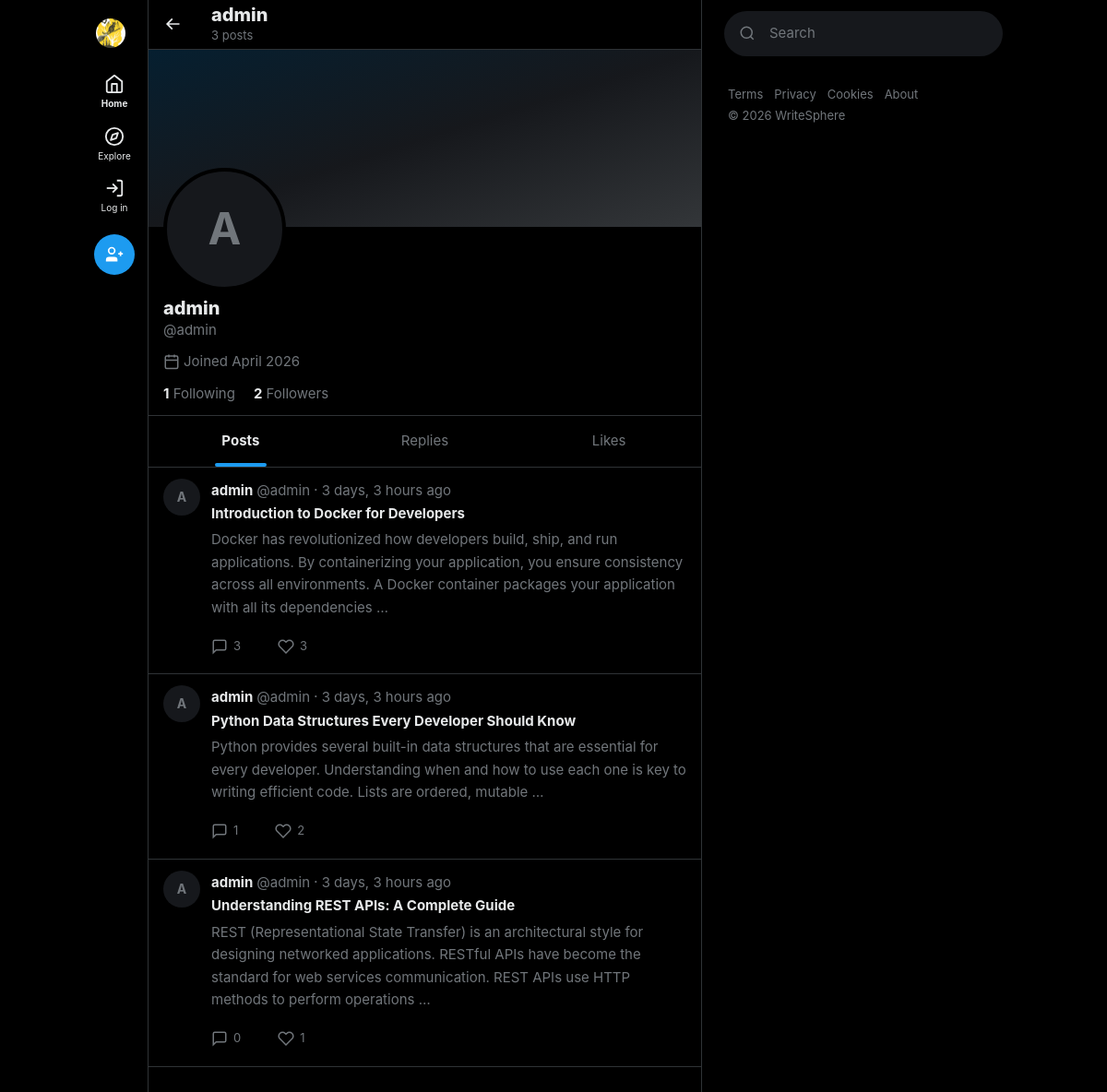
/users/profile/admin/, run on the app's committed database.
### users/models.py (models this page shows, shortened)
class User(AbstractUser):
    class Role(models.TextChoices):
        ADMIN = 'admin', 'Admin'
        AUTHOR = 'author', 'Author'
        READER = 'reader', 'Reader'
    role = models.CharField(
        max_length=10,
        choices=Role.choices,
        default=Role.READER,
        help_text='User role determines permissions.',
    )
    bio = models.TextField(max_length=500, blank=True, default='')
    avatar = models.ImageField(
        upload_to='avatars/%Y/%m/',
        blank=True,
        null=True,
        help_text='Profile picture',
    )
    website = models.URLField(max_length=200, blank=True, default='')
    date_of_birth = models.DateField(blank=True, null=True)
    class Meta:
        ordering = ['-date_joined']
        verbose_name = 'User'
        verbose_name_plural = 'Users'
    @property
    def follower_count(self):
        return self.followers.count()
    @property
    def following_count(self):
        return self.following.count()

### posts/models.py (models this page shows, shortened)
class Post(models.Model):
    class Status(models.TextChoices):
        DRAFT = 'draft', 'Draft'
        PUBLISHED = 'published', 'Published'
    title = models.CharField(max_length=250)
    slug = models.SlugField(max_length=270, unique=True, blank=True)
    author = models.ForeignKey(
        settings.AUTH_USER_MODEL,
        on_delete=models.CASCADE,
        related_name='posts',
    )
    content = models.TextField(help_text='Write your blog post content here.')
    excerpt = models.TextField(
        max_length=500,
        blank=True,
        default='',
        help_text='A short summary shown on listing pages.',
    )
    cover_image = models.ImageField(
        upload_to='posts/covers/%Y/%m/',
        blank=True,
        null=True,
        help_text='Cover image for the post.',
    )
    category = models.ForeignKey(
        Category,
        on_delete=models.SET_NULL,
        null=True,
        blank=True,
        related_name='posts',
    )
    tags = models.ManyToManyField(Tag, blank=True, related_name='posts')
    status = models.CharField(
        max_length=10,
        choices=Status.choices,
        default=Status.DRAFT,
    )
    featured = models.BooleanField(default=False, help_text='Show on featured section.')
    created_at = models.DateTimeField(auto_now_add=True)
    updated_at = models.DateTimeField(auto_now=True)
    class Meta:
        ordering = ['-created_at']
        verbose_name = 'Post'
        verbose_name_plural = 'Posts'
    @property
    def like_count(self):
        return self.likes.count()
    @property
    def comment_count(self):
        return self.comments.count()

### users/views.py (the view)
# urls.py: path('profile/<str:username>/', views.profile_view, name='profile'),
def profile_view(request, username):
    profile_user = get_object_or_404(User, username=username)
    posts = profile_user.posts.filter(status='published')
    is_following = False
    if request.user.is_authenticated and request.user != profile_user:
        is_following = Follow.objects.filter(
            follower=request.user,
            following=profile_user,
        ).exists()
    liked_post_ids = set()
    if request.user.is_authenticated:
        liked_post_ids = set(
            Like.objects.filter(user=request.user, post__in=posts)
            .values_list('post_id', flat=True)
        )
    from interactions.models import Comment
    user_comments = Comment.objects.filter(
        author=profile_user
    ).select_related('post', 'post__author').order_by('-created_at')
    user_liked_posts = Like.objects.filter(
        user=profile_user
    ).select_related('post', 'post__author').order_by('-created_at')
    followers_list = Follow.objects.filter(
        following=profile_user
    ).select_related('follower')
    following_list = Follow.objects.filter(
        follower=profile_user
    ).select_related('following')
    active_tab = request.GET.get('tab', 'posts')
    context = {
        'profile_user': profile_user,
        'posts': posts,
        'is_following': is_following,
        'liked_post_ids': liked_post_ids,
        'user_comments': user_comments,
        'user_liked_posts': user_liked_posts,
        'followers_list': followers_list,
        'following_list': following_list,
        'active_tab': active_tab,
    }
    return render(request, 'users/profile.html', context)

### interactions/context_processors.py (called while the page is built, shortened)
def unread_notification_count(request):
    if request.user.is_authenticated:
        count = Notification.objects.filter(
            recipient=request.user,
            is_read=False,
        ).count()
        return {'unread_notification_count': count}
    return {'unread_notification_count': 0}

def active_notes_processor(request):
    return {'active_notes': []}

### templates/users/profile.html (shortened to what this page needs)
{% extends 'base.html' %}
{% load humanize %}
{% block content %}
<div class="sticky top-0 z-40 bg-white/80 dark:bg-black/80 backdrop-blur-xl px-4 py-1 flex items-center gap-6 border-b border-[#EFF3F4] dark:border-[#2F3336]">
    <a href="{% url 'posts:home' %}" class="p-2 -ml-2 rounded-full hover:bg-black/5 dark:hover:bg-white/5 transition-colors text-[#0F1419] dark:text-[#E7E9EA]">
        <svg viewBox="0 0 24 24" class="w-5 h-5" fill="currentColor"><path d="M7.414 13l5.043 5.04-1.414 1.42L3.586 12l7.457-7.46 1.414 1.42L7.414 11H21v2H7.414z"/></svg>
    </a>
    <div>
        <h1 class="text-xl font-extrabold leading-tight">{{ profile_user.get_full_name|default:profile_user.username }}</h1>
        <p class="text-[13px] text-[#536471] dark:text-[#71767B] m-0">{{ posts|length }} post{{ posts|length|pluralize }}</p>
    </div>
</div>
<div class="h-48 bg-gradient-to-br from-[#1D9BF0]/30 via-[#1D9BF0]/10 to-[#CFD9DE] dark:from-[#1D9BF0]/20 dark:via-[#16181C] dark:to-[#333639] w-full"></div>
<div class="px-4 relative pb-3 border-b border-[#EFF3F4] dark:border-[#2F3336]">
    <div class="absolute -top-16 left-4 w-[133px] h-[133px] rounded-full border-4 border-white dark:border-black bg-[#F7F9F9] dark:bg-[#16181C] overflow-hidden">
        {% if profile_user.avatar %}
            <img src="{{ profile_user.avatar.url }}" class="w-full h-full object-cover">
        {% else %}
            <div class="w-full h-full flex items-center justify-center text-5xl font-bold text-[#536471] dark:text-[#71767B]">{{ profile_user.username|first|upper }}</div>
        {% endif %}
    </div>
    <div class="flex justify-end gap-2 pt-3 mb-16">
    </div>
    <h2 class="text-xl font-extrabold leading-tight mb-0">{{ profile_user.get_full_name|default:profile_user.username }}</h2>
    <p class="text-[#536471] dark:text-[#71767B] text-[15px] mb-3">@{{ profile_user.username }}</p>
    <div class="flex flex-wrap gap-x-4 gap-y-1 text-[#536471] dark:text-[#71767B] text-[15px] mb-3">
        <span class="flex items-center gap-1">
            <svg viewBox="0 0 24 24" class="w-[18px] h-[18px]" fill="none" stroke="currentColor" stroke-width="2"><rect x="3" y="4" width="18" height="18" rx="2" ry="2"/><line x1="16" y1="2" x2="16" y2="6"/><line x1="8" y1="2" x2="8" y2="6"/><line x1="3" y1="10" x2="21" y2="10"/></svg>
            Joined {{ profile_user.date_joined|date:"F Y" }}
        </span>
    </div>
    <div class="flex gap-5 text-[15px]">
        <span class="stat-link" onclick="document.getElementById('followingOverlay').classList.add('active')">
            <strong class="text-[#0F1419] dark:text-[#E7E9EA]">{{ profile_user.following_count }}</strong>
            <span class="text-[#536471] dark:text-[#71767B]">Following</span>
        </span>
        <span class="stat-link" onclick="document.getElementById('followersOverlay').classList.add('active')">
            <strong class="text-[#0F1419] dark:text-[#E7E9EA]">{{ profile_user.follower_count }}</strong>
            <span class="text-[#536471] dark:text-[#71767B]">Followers</span>
        </span>
    </div>
</div>
<div class="flex border-b border-[#EFF3F4] dark:border-[#2F3336]" id="profileTabs">
    <a href="?tab=posts" class="profile-tab flex-1 text-center py-4 text-[15px] text-[#536471] dark:text-[#71767B] no-underline hover:bg-black/[0.03] dark:hover:bg-white/[0.03] transition-colors {% if active_tab == 'posts' %}active{% endif %}">
        Posts
        <div class="tab-indicator"></div>
    </a>
    <a href="?tab=replies" class="profile-tab flex-1 text-center py-4 text-[15px] text-[#536471] dark:text-[#71767B] no-underline hover:bg-black/[0.03] dark:hover:bg-white/[0.03] transition-colors {% if active_tab == 'replies' %}active{% endif %}">
        Replies
    </a>
    <a href="?tab=likes" class="profile-tab flex-1 text-center py-4 text-[15px] text-[#536471] dark:text-[#71767B] no-underline hover:bg-black/[0.03] dark:hover:bg-white/[0.03] transition-colors {% if active_tab == 'likes' %}active{% endif %}">
        Likes
    </a>
</div>
{% if active_tab == 'posts' %}
    {% if posts %}
    <div class="x-post-feed">
        {% for post in posts %}
        <a href="{% url 'posts:detail' slug=post.slug %}" class="post-card flex gap-3 px-4 py-3 border-b border-[#EFF3F4] dark:border-[#2F3336] hover:bg-black/[0.03] dark:hover:bg-white/[0.03] transition-colors no-underline text-inherit cursor-pointer">
            <div class="w-10 h-10 rounded-full bg-[#F7F9F9] dark:bg-[#16181C] flex items-center justify-center text-sm font-bold text-[#536471] dark:text-[#71767B] flex-shrink-0 overflow-hidden">
                {% if post.author.avatar %}<img src="{{ post.author.avatar.url }}" class="w-full h-full object-cover rounded-full">{% else %}{{ post.author.username|first|upper }}{% endif %}
            </div>
            <div class="flex-1 min-w-0">
                <div class="flex items-baseline gap-1 flex-wrap mb-0.5">
                    <span class="font-bold text-[15px] text-[#0F1419] dark:text-[#E7E9EA]">{{ post.author.username }}</span>
                    <span class="text-[#536471] dark:text-[#71767B] text-[15px]">@{{ post.author.username|lower }}</span>
                    <span class="text-[#536471] dark:text-[#71767B]">·</span>
                    <span class="text-[#536471] dark:text-[#71767B] text-[15px]">{{ post.created_at|naturaltime }}</span>
                </div>
                <div class="text-[15px] leading-relaxed mb-3">
                    <strong class="block mb-1 text-[#0F1419] dark:text-[#E7E9EA]">{{ post.title }}</strong>
                    <span class="text-[#536471] dark:text-[#71767B]">{{ post.content|truncatewords:30 }}</span>
                </div>
                <div class="flex gap-6 -ml-2 mt-1">
                    <span class="x-action-btn x-action-reply" title="Replies">
                        <svg viewBox="0 0 24 24" class="w-[18px] h-[18px]" fill="none" stroke="currentColor" stroke-width="2"><path d="M21 15a2 2 0 0 1-2 2H7l-4 4V5a2 2 0 0 1 2-2h14a2 2 0 0 1 2 2z"/></svg>
                        <span>{{ post.comment_count }}</span>
                    </span>
                    <span class="x-action-btn x-action-like {% if post.pk in liked_post_ids %}liked{% endif %}" title="Likes">
                        <svg viewBox="0 0 24 24" class="w-[18px] h-[18px]" {% if post.pk in liked_post_ids %}fill="currentColor"{% else %}fill="none" stroke="currentColor" stroke-width="2"{% endif %}><path d="M20.84 4.61a5.5 5.5 0 0 0-7.78 0L12 5.67l-1.06-1.06a5.5 5.5 0 0 0-7.78 7.78l1.06 1.06L12 21.23l7.78-7.78 1.06-1.06a5.5 5.5 0 0 0 0-7.78z"/></svg>
                        <span>{{ post.like_count }}</span>
                </div>
            </div>
        </a>
        {% endfor %}
    </div>
    {% else %}
    <div class="py-16 px-6 text-center">
        <h3 class="text-2xl font-extrabold mb-2">@{{ profile_user.username }} hasn't posted</h3>
        <p class="text-[#536471] dark:text-[#71767B] text-[15px]">When they do, their posts will show up here.</p>
    </div>
    {% endif %}
{% endif %}
{% endblock %}

### static/css/x_layout.css (style rules this page uses)
:root { --x-accent: #1D9BF0; --x-accent-hover: #1A8CD8; --x-accent-light: rgba(29,155,240,0.1); --x-like: #F91880; --x-like-light: rgba(249,24,128,0.1); --x-repost: #00BA7C; --x-repost-light: rgba(0,186,124,0.1); --x-danger: #F4212E; }
.x-post-feed > *:nth-child(1) { animation: fadeIn 0.3s ease both; animation-delay: 0.0s; }
.x-post-feed > *:nth-child(2) { animation: fadeIn 0.3s ease both; animation-delay: 0.04s; }
.x-post-feed > *:nth-child(3) { animation: fadeIn 0.3s ease both; animation-delay: 0.08s; }
.x-action-btn { display: inline-flex; align-items: center; gap: 6px; padding: 8px; border-radius: 9999px; font-size: 13px; transition: all 0.15s ease; cursor: pointer; border: none; background: transparent; font-family: inherit; }
.x-action-reply { color: #71767B; }
.x-action-like { color: #71767B; }
.post-card { transition: background 0.15s ease; }

### templates/users/profile.html (style rules this page uses)
.profile-tab { position: relative; }
.profile-tab.active { color: #0F1419 !important; font-weight: 700; }
[data-theme="dark"] .profile-tab.active { color: #E7E9EA !important; }
.profile-tab .tab-indicator { position: absolute; bottom: 0; left: 50%; transform: translateX(-50%); width: 56px; height: 4px; border-radius: 9999px; background: #1D9BF0; display: none; }
.profile-tab.active .tab-indicator { display: block; }
.stat-link { cursor: pointer; transition: all 0.15s; padding: 2px 4px; margin: -2px -4px; border-radius: 6px; }

### data on the page
User: get_full_name "admin", username|first "A", username "admin", date_joined "April 2026", following_count "1", follower_count "2"
Post: author.username|first "A", author.username "admin", created_at "3 days, 3 hours ago", title "Introduction to Docker for Developers", content "Docker has revolutionized how developers build, ship, and run applications. By containerizing your application, you ensure consistency across all environments. A Docker container packages your application with all its dependencies …", comment_count "3", like_count "3"
Post: author.username|first "A", author.username "admin", created_at "3 days, 3 hours ago", title "Python Data Structures Every Developer Should Know", content "Python provides several built-in data structures that are essential for every developer. Understanding when and how to use each one is key to writing efficient code. Lists are ordered, mutable …", comment_count "1", like_count "2"
Post: author.username|first "A", author.username "admin", created_at "3 days, 3 hours ago", title "Understanding REST APIs: A Complete Guide", content "REST (Representational State Transfer) is an architectural style for designing networked applications. RESTful APIs have become the standard for web services communication. REST APIs use HTTP methods to perform operations …", comment_count "0", like_count "1"

### other printed values
{{ posts|length }} "3"
